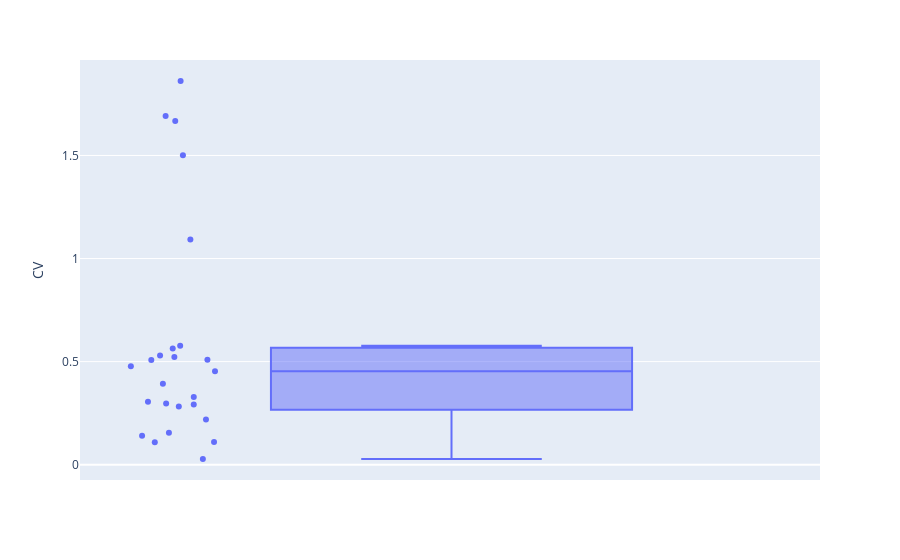

Notebook source saved alongside this figure:
### Code cell
import plotly.express as px

fig_box_rt = px.box(cv_clusters_rt, y="CV",points="all")
fig_box_rt.show()

### Figure 1 — Plotly figure (JSON) as saved in the notebook; plotly's stock layout.template omitted (floating-point values rounded to 4 significant figures)
{"data": [{"alignmentgroup": "True", "boxpoints": "all", "hovertemplate": "CV=%{y}<extra></extra>", "legendgroup": "", "marker": {"color": "#636efa"}, "name": "", "notched": false, "offsetgroup": "", "orientation": "v", "showlegend": false, "type": "box", "x0": " ", "xaxis": "x", "y": [0.2826, 0.4779, 0.509, 1.501, 0.5302, 1.668, 0.5073, 1.691, 0.1553, 0.5773, 0.2967, 0.1092, 0.3058, 0.1104, 0.2917, 0.3281, 0.02759, 0.4532, 0.1407, 0.3925, 0.2187, 0.523, 0.5639, 1.861, 1.093], "y0": " ", "yaxis": "y"}], "layout": {"boxmode": "group", "legend": {"tracegroupgap": 0}, "margin": {"t": 60}, "xaxis": {"anchor": "y", "domain": [0, 1]}, "yaxis": {"anchor": "x", "domain": [0, 1], "title": {"text": "CV"}}}}
